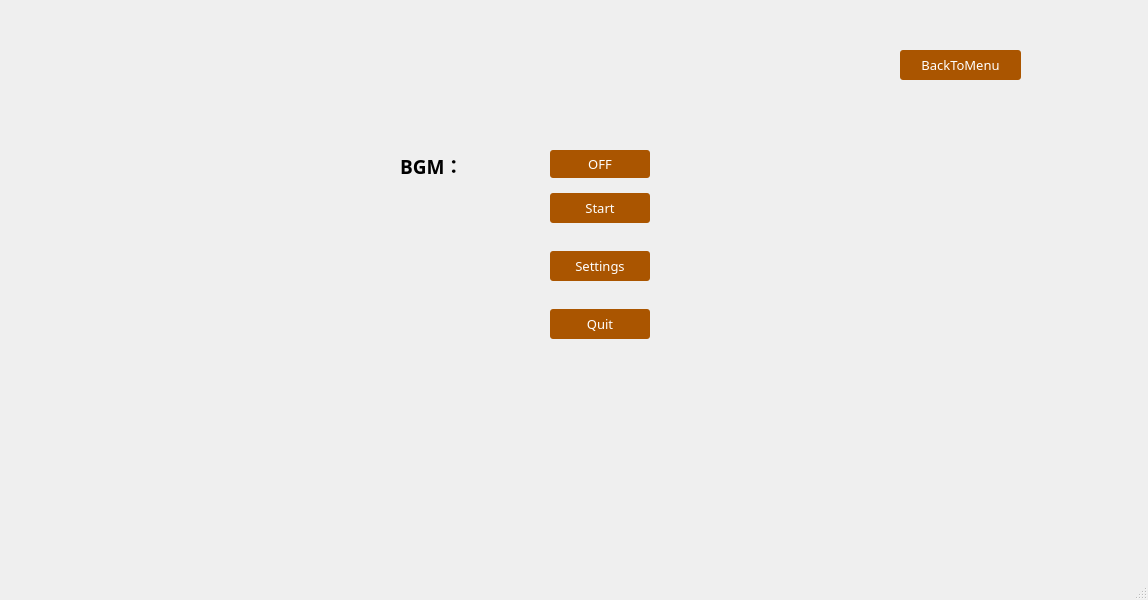
<?xml version="1.0" encoding="UTF-8"?>
<ui version="4.0">
 <class>MainWindow</class>
 <widget class="QMainWindow" name="MainWindow">
  <property name="geometry">
   <rect>
    <x>0</x>
    <y>0</y>
    <width>1148</width>
    <height>600</height>
   </rect>
  </property>
  <property name="windowTitle">
   <string>MainWindow</string>
  </property>
  <widget class="QWidget" name="centralwidget">
   <widget class="QLabel" name="labelBGM">
    <property name="geometry">
     <rect>
      <x>400</x>
      <y>150</y>
      <width>71</width>
      <height>30</height>
     </rect>
    </property>
    <property name="font">
     <font>
      <family>Rockwell</family>
      <pointsize>14</pointsize>
      <weight>75</weight>
      <bold>true</bold>
     </font>
    </property>
    <property name="styleSheet">
     <string notr="true"/>
    </property>
    <property name="text">
     <string>BGM：</string>
    </property>
   </widget>
   <widget class="QPushButton" name="pushButtonOn">
    <property name="geometry">
     <rect>
      <x>550</x>
      <y>150</y>
      <width>100</width>
      <height>28</height>
     </rect>
    </property>
    <property name="font">
     <font>
      <family>微软雅黑</family>
      <pointsize>10</pointsize>
      <weight>50</weight>
      <bold>false</bold>
     </font>
    </property>
    <property name="styleSheet">
     <string notr="true">QPushButton { background-color: rgb(170, 85, 0); border-radius: 3px; color: rgb(255, 255, 255); } QPushButton:hover { background-color: rgb(0, 170, 255); }</string>
    </property>
    <property name="text">
     <string>OFF</string>
    </property>
   </widget>
   <widget class="QPushButton" name="pushButtonStart">
    <property name="geometry">
     <rect>
      <x>550</x>
      <y>193</y>
      <width>100</width>
      <height>30</height>
     </rect>
    </property>
    <property name="font">
     <font>
      <family>微软雅黑</family>
      <pointsize>10</pointsize>
     </font>
    </property>
    <property name="styleSheet">
     <string notr="true">QPushButton { background-color: rgb(170, 85, 0); border-radius: 3px; color: rgb(255, 255, 255); } QPushButton:hover { background-color: rgb(0, 170, 255); }</string>
    </property>
    <property name="text">
     <string>Start</string>
    </property>
   </widget>
   <widget class="QPushButton" name="pushButtonSettings">
    <property name="geometry">
     <rect>
      <x>550</x>
      <y>251</y>
      <width>100</width>
      <height>30</height>
     </rect>
    </property>
    <property name="font">
     <font>
      <family>微软雅黑</family>
      <pointsize>10</pointsize>
     </font>
    </property>
    <property name="styleSheet">
     <string notr="true">QPushButton { background-color: rgb(170, 85, 0); border-radius: 3px; color: rgb(255, 255, 255); } QPushButton:hover { background-color: rgb(0, 170, 255); }</string>
    </property>
    <property name="text">
     <string>Settings</string>
    </property>
   </widget>
   <widget class="QPushButton" name="pushButtonQuit">
    <property name="geometry">
     <rect>
      <x>550</x>
      <y>309</y>
      <width>100</width>
      <height>30</height>
     </rect>
    </property>
    <property name="font">
     <font>
      <family>微软雅黑</family>
      <pointsize>10</pointsize>
     </font>
    </property>
    <property name="styleSheet">
     <string notr="true">QPushButton { background-color: rgb(170, 85, 0); border-radius: 3px; color: rgb(255, 255, 255); } QPushButton:hover { background-color: rgb(0, 170, 255); }</string>
    </property>
    <property name="text">
     <string>Quit</string>
    </property>
   </widget>
   <widget class="QPushButton" name="pushButtonBackToMenu">
    <property name="geometry">
     <rect>
      <x>900</x>
      <y>50</y>
      <width>121</width>
      <height>30</height>
     </rect>
    </property>
    <property name="font">
     <font>
      <family>微软雅黑</family>
      <pointsize>10</pointsize>
     </font>
    </property>
    <property name="styleSheet">
     <string notr="true">QPushButton { background-color: rgb(170, 85, 0); border-radius: 3px; color: rgb(255, 255, 255); } QPushButton:hover { background-color: rgb(0, 170, 255); }</string>
    </property>
    <property name="text">
     <string>BackToMenu</string>
    </property>
   </widget>
  </widget>
  <widget class="QMenuBar" name="menubar">
   <property name="geometry">
    <rect>
     <x>0</x>
     <y>0</y>
     <width>1148</width>
     <height>26</height>
    </rect>
   </property>
  </widget>
  <widget class="QStatusBar" name="statusbar"/>
 </widget>
 <resources/>
 <connections/>
</ui>
